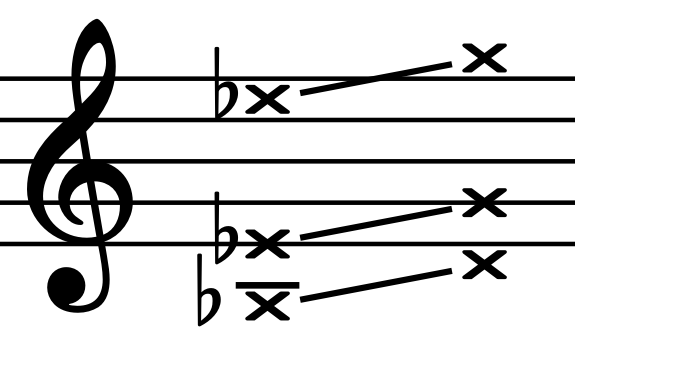
#> input picture data/images/High Voice.png, 675 x 375 px
$ python -i music_graphics.py   (imports and definitions only)
#> lines starting #> are read from the running program, lines starting #| are printed output that depends on the picture; after the words box and inside, x2 and y2 are one past the last pixel; in counts of white or black regions, pixels touching at a corner belong together
#> further down, picture is the input picture: PIL image 675x375 RGBA; mean R, G, B, A 223.6, 223.6, 223.6, 255
from functools import lru_cache
import tempfile
from io import BytesIO

import music21 as m21
from PIL import Image
from src.utils import freq_to_note


# CSS/display size is roughly 180px wide.
# We render at 2x resolution for better sharpness.
GRAPHIC_WIDTH = 180
RENDER_SCALE = 2


# [21 lines left out: functions _make_measure, _frequency_to_note, not called in this run]


def _crop_to_notation(image):
    image = image.convert("RGBA")

    # Flatten onto white so transparent pixels count as background
    background = Image.new("RGBA", image.size, (255, 255, 255, 255))
#> background: PIL image 675x375 RGBA; every value is 255
    flattened = Image.alpha_composite(background, image).convert("L")

    # Anything darker than 245 is notation
    mask = flattened.point(lambda p: 255 if p < 245 else 0)
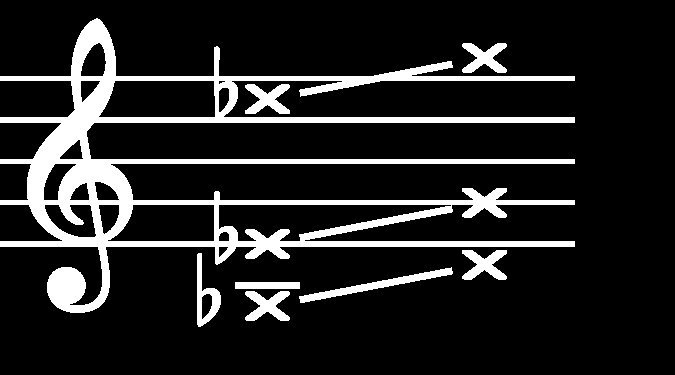
#> mask: PIL image 675x375 L; 14% white; 8 white regions, largest, box (x1, y1, x2, y2) and area: (0, 18, 575, 313) 30058, (299, 267, 453, 303) 1106, (462, 43, 507, 73) 764
    bbox = mask.getbbox()
#> bbox = (0, 18, 575, 327)

    if bbox is None:
        raise RuntimeError("MuseScore produced an empty graphic.")

    return image.crop(bbox)
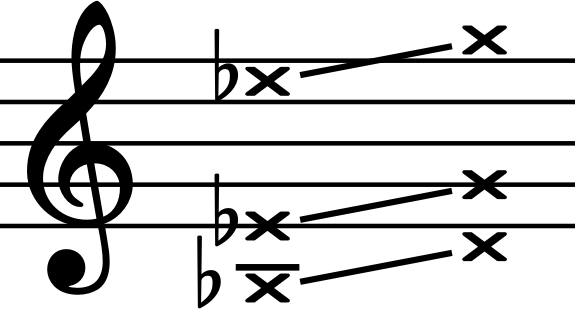
#> returned value: PIL image 575x309 RGBA; mean R, G, B, A 210.2, 210.2, 210.2, 255


# [126 lines left out: functions _render_with_musescore, _render_chord, _make_chord_graphic, generate_compositional_range, generate_tessitura, generate_median_pitch, not called in this run]

>>> from PIL import Image
>>> picture = Image.open('../../data/images/High Voice.png')
>>> result = _crop_to_notation(picture)

$ run again, on data/images/Low Voice.png
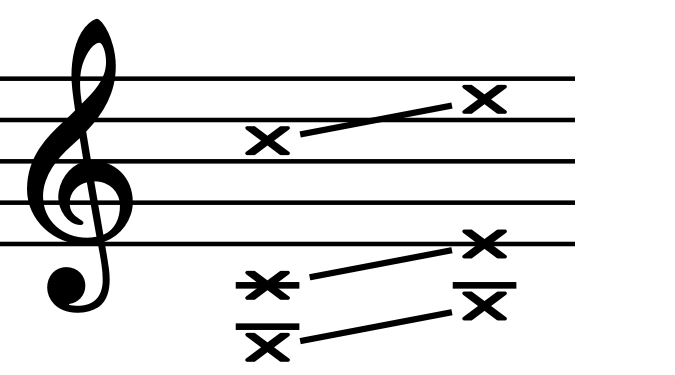
#> input picture data/images/Low Voice.png, 675 x 375 px
#> picture is the input picture: PIL image 675x375 RGBA; mean R, G, B, A 224.5, 224.5, 224.5, 255
#> background: PIL image 675x375 RGBA; every value is 255
#> in _crop_to_notation, `mask = flattened.point(lambda p: 255 if p < 245 else 0)`:
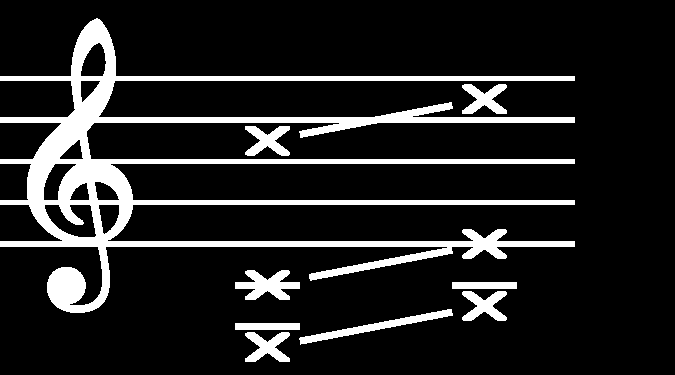
#> mask: PIL image 675x375 L; 13.5% white; 9 white regions, largest, box (x1, y1, x2, y2) and area: (0, 18, 575, 313) 27987, (299, 309, 453, 345) 1105, (235, 270, 300, 300) 1082
#> bbox = (0, 18, 575, 362)
#> in _crop_to_notation, `return image.crop(bbox)`:
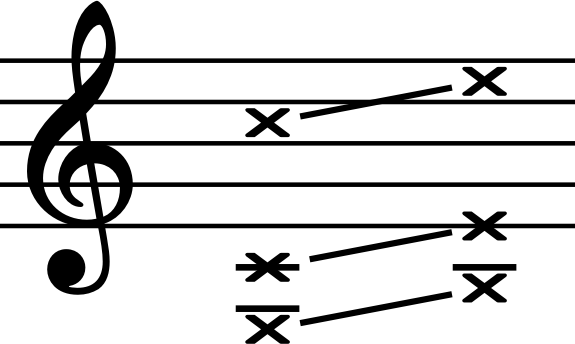
#> returned value: PIL image 575x344 RGBA; mean R, G, B, A 216, 216, 216, 255
